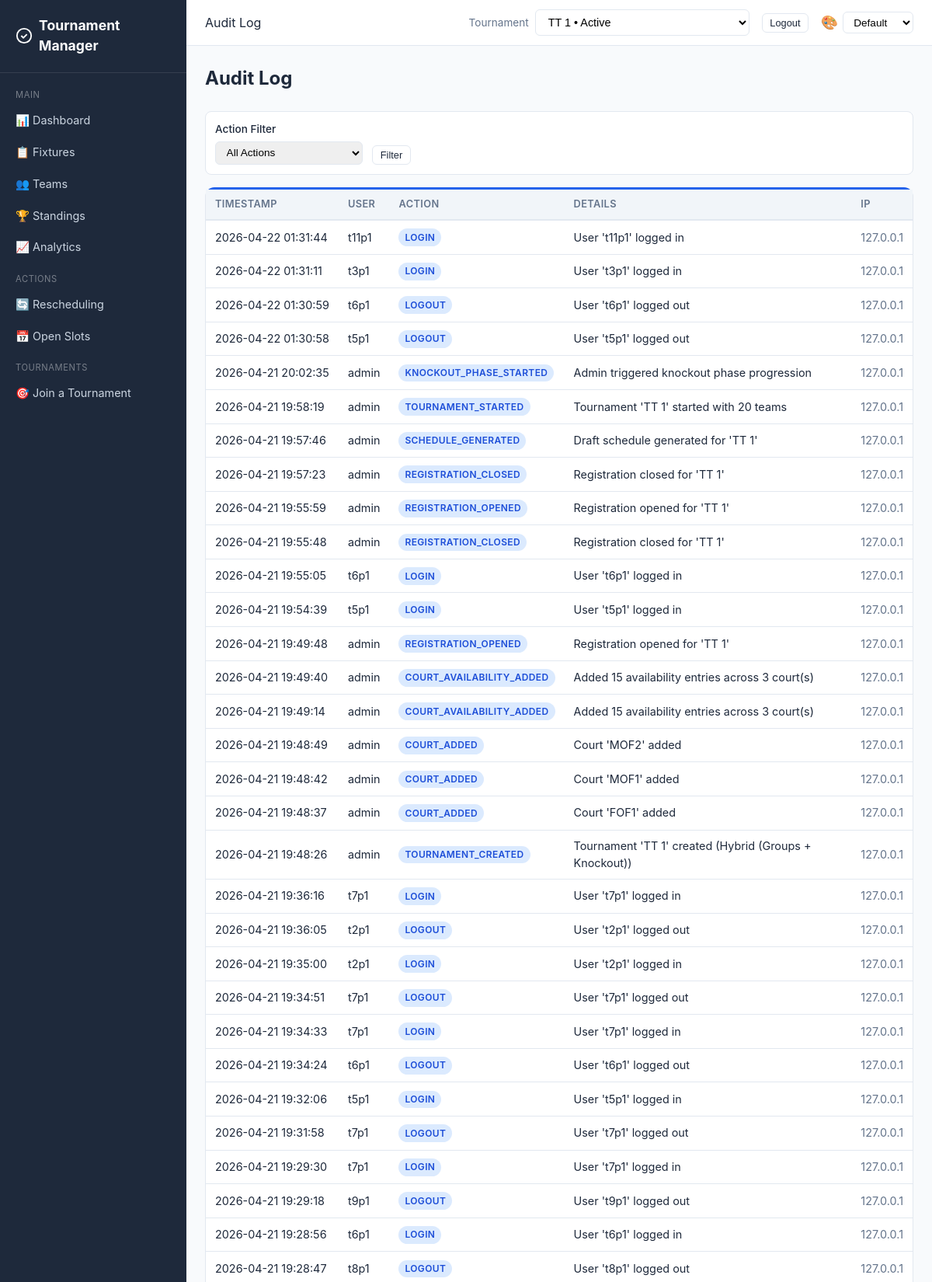
The page /audit-log/ (signed in, upper part) on the database its author committed.
### core/models.py (models this page shows, shortened)
class AuditLog(models.Model):
    user = models.ForeignKey(
        User, on_delete=models.SET_NULL, null=True, blank=True
    )
    action = models.CharField(max_length=100)
    details = models.TextField(default="")
    ip_address = models.GenericIPAddressField(null=True, blank=True)
    timestamp = models.DateTimeField(auto_now_add=True)
    tournament = models.ForeignKey(
        Tournament, on_delete=models.CASCADE, null=True, blank=True, related_name="audit_logs"
    )
    class Meta:
        ordering = ["-timestamp"]

### core/views.py (the view)
# urls.py: path("audit-log/", views.audit_log_view, name="audit_log"),
@login_required
def audit_log_view(request):
    tournament = _get_tournament(request)
    logs = AuditLog.objects.select_related("user")
    if tournament:
        logs = logs.filter(Q(tournament=tournament) | Q(tournament__isnull=True))
    action_filter = request.GET.get("action", "")
    if action_filter:
        logs = logs.filter(action=action_filter)
    page = _safe_page_param(request)
    per_page = 50
    total = logs.count()
    total_pages = max(1, (total + per_page - 1) // per_page)
    page = min(page, total_pages)
    logs = logs[(page - 1) * per_page : page * per_page]
    actions = AuditLog.objects.values_list("action", flat=True).distinct()
    return render(request, "core/audit_log.html", {
        "logs": logs, "actions": actions, "action_filter": action_filter,
        "page": page, "total_pages": total_pages, "page_range": range(1, total_pages + 1),
        **_tournament_context(request, tournament),
    })

### core/views.py (called while the page is built)
def _is_organizer(user):
    return user.is_staff or user.is_superuser

def _safe_page_param(request, default=1):
    raw = request.GET.get("page", default)
    try:
        page = int(raw)
    except (TypeError, ValueError):
        return default
    return page if page > 0 else default

### templates/core/audit_log.html (shortened to what this page needs)
{% extends "core/base.html" %}
{% block page_header %}Audit Log{% endblock %}
{% block content %}
<h1 class="page-title">Audit Log</h1>
<form method="get" class="filters">
    <div class="form-group" style="margin-bottom:0">
        <label>Action Filter</label>
        <select name="action">
            <option value="">All Actions</option>
        </select>
    </div>
    <div class="form-group" style="margin-bottom:0;align-self:flex-end;">
        <button type="submit" class="btn btn-outline btn-sm">Filter</button>
    </div>
</form>
<div class="card">
    <div class="table-container">
    <table>
        <thead>
            <tr><th>Timestamp</th><th>User</th><th>Action</th><th>Details</th><th>IP</th></tr>
        </thead>
        <tbody>
        {% for log in logs %}
        <tr>
            <td style="white-space:nowrap;">{{ log.timestamp|date:"Y-m-d H:i:s" }}</td>
            <td>{{ log.user.username|default:"-" }}</td>
            <td><span class="badge badge-upcoming">{{ log.action }}</span></td>
            <td style="max-width:500px;overflow:hidden;text-overflow:ellipsis;">{{ log.details|truncatechars:100 }}</td>
            <td class="text-muted">{{ log.ip_address|default:"-" }}</td>
        </tr>
        {% empty %}
        <tr><td colspan="5" class="text-center text-muted">No log entries.</td></tr>
        {% endfor %}
        </tbody>
    </table>
    </div>
</div>
{% endblock %}

### static/css/style.css (style rules this page uses)
:root { --primary: #2563eb; --primary-dark: #1d4ed8; --success: #16a34a; --warning: #d97706; --danger: #dc2626; --info: #0891b2; --bg: #f8fafc; --bg-card: #ffffff; --text: #1e293b; --text-muted: #64748b; --border: #e2e8f0; --sidebar-bg: #1e293b; --sidebar-text: #cbd5e1; --sidebar-active: #2563eb; }
* { box-sizing: border-box; margin: 0; padding: 0; }
body { font-family: -apple-system, BlinkMacSystemFont, 'Segoe UI', Roboto, sans-serif; background: var(--bg); color: var(--text); line-height: 1.5; }
.page-title { font-size: 1.5rem; font-weight: 700; margin-bottom: 1.5rem; }
.card { background: var(--bg-card); border: 1px solid var(--border); border-top: 3px solid var(--primary); border-radius: 12px; margin-bottom: 1rem; }
.table-container { overflow-x: auto; }
table { width: 100%; border-collapse: collapse; font-size: 0.9rem; }
th { background: #f1f5f9; padding: 0.6rem 0.75rem; text-align: left; font-weight: 600; font-size: 0.8rem; text-transform: uppercase; letter-spacing: 0.03em; color: var(--text-muted); border-bottom: 2px solid var(--border); white-space: nowrap; }
td { padding: 0.6rem 0.75rem; border-bottom: 1px solid var(--border); vertical-align: middle; }
.badge { display: inline-block; padding: 0.15rem 0.5rem; border-radius: 9999px; font-size: 0.75rem; font-weight: 600; text-transform: uppercase; letter-spacing: 0.03em; }
.badge-upcoming { background: #dbeafe; color: #1d4ed8; }
.btn { display: inline-flex; align-items: center; gap: 0.4rem; padding: 0.45rem 0.9rem; border-radius: 6px; font-size: 0.85rem; font-weight: 500; border: 1px solid transparent; cursor: pointer; text-decoration: none; transition: all 0.15s; white-space: nowrap; }
.btn-outline { background: white; border-color: var(--border); color: var(--text); }
.btn-sm { padding: 0.25rem 0.6rem; font-size: 0.8rem; }
.form-group { margin-bottom: 1rem; }
.form-group label { display: block; margin-bottom: 0.3rem; font-weight: 500; font-size: 0.85rem; }
.filters { display: flex; gap: 0.75rem; flex-wrap: wrap; margin-bottom: 1rem; padding: 0.75rem; background: var(--bg-card); border: 1px solid var(--border); border-radius: 8px; }
.filters select, .filters input { padding: 0.35rem 0.6rem; border: 1px solid var(--border); border-radius: 6px; font-size: 0.85rem; }
.text-muted { color: var(--text-muted); }

### rows shown on the page
AuditLog: timestamp "2026-04-22 01:31:44", user.username "t11p1", action "LOGIN", details "User 't11p1' logged in", ip_address "127.0.0.1"
AuditLog: timestamp "2026-04-22 01:31:11", user.username "t3p1", action "LOGIN", details "User 't3p1' logged in", ip_address "127.0.0.1"
AuditLog: timestamp "2026-04-22 01:30:59", user.username "t6p1", action "LOGOUT", details "User 't6p1' logged out", ip_address "127.0.0.1"
AuditLog: timestamp "2026-04-22 01:30:58", user.username "t5p1", action "LOGOUT", details "User 't5p1' logged out", ip_address "127.0.0.1"
AuditLog: timestamp "2026-04-21 20:02:35", user.username "admin", action "KNOCKOUT_PHASE_STARTED", details "Admin triggered knockout phase progression", ip_address "127.0.0.1"
AuditLog: timestamp "2026-04-21 19:58:19", user.username "admin", action "TOURNAMENT_STARTED", details "Tournament 'TT 1' started with 20 teams", ip_address "127.0.0.1"
AuditLog: timestamp "2026-04-21 19:57:46", user.username "admin", action "SCHEDULE_GENERATED", details "Draft schedule generated for 'TT 1'", ip_address "127.0.0.1"
AuditLog: timestamp "2026-04-21 19:57:23", user.username "admin", action "REGISTRATION_CLOSED", details "Registration closed for 'TT 1'", ip_address "127.0.0.1"
AuditLog: timestamp "2026-04-21 19:55:59", user.username "admin", action "REGISTRATION_OPENED", details "Registration opened for 'TT 1'", ip_address "127.0.0.1"
AuditLog: timestamp "2026-04-21 19:55:48", user.username "admin", action "REGISTRATION_CLOSED", details "Registration closed for 'TT 1'", ip_address "127.0.0.1"
AuditLog: timestamp "2026-04-21 19:55:05", user.username "t6p1", action "LOGIN", details "User 't6p1' logged in", ip_address "127.0.0.1"
AuditLog: timestamp "2026-04-21 19:54:39", user.username "t5p1", action "LOGIN", details "User 't5p1' logged in", ip_address "127.0.0.1"
AuditLog: timestamp "2026-04-21 19:49:48", user.username "admin", action "REGISTRATION_OPENED", details "Registration opened for 'TT 1'", ip_address "127.0.0.1"
AuditLog: timestamp "2026-04-21 19:49:40", user.username "admin", action "COURT_AVAILABILITY_ADDED", details "Added 15 availability entries across 3 court(s)", ip_address "127.0.0.1"
AuditLog: timestamp "2026-04-21 19:49:14", user.username "admin", action "COURT_AVAILABILITY_ADDED", details "Added 15 availability entries across 3 court(s)", ip_address "127.0.0.1"
AuditLog: timestamp "2026-04-21 19:48:49", user.username "admin", action "COURT_ADDED", details "Court 'MOF2' added", ip_address "127.0.0.1"
AuditLog: timestamp "2026-04-21 19:48:42", user.username "admin", action "COURT_ADDED", details "Court 'MOF1' added", ip_address "127.0.0.1"
AuditLog: timestamp "2026-04-21 19:48:37", user.username "admin", action "COURT_ADDED", details "Court 'FOF1' added", ip_address "127.0.0.1"
AuditLog: timestamp "2026-04-21 19:48:26", user.username "admin", action "TOURNAMENT_CREATED", details "Tournament 'TT 1' created (Hybrid (Groups + Knockout))", ip_address "127.0.0.1"
AuditLog: timestamp "2026-04-21 19:36:16", user.username "t7p1", action "LOGIN", details "User 't7p1' logged in", ip_address "127.0.0.1"
AuditLog: timestamp "2026-04-21 19:36:05", user.username "t2p1", action "LOGOUT", details "User 't2p1' logged out", ip_address "127.0.0.1"
AuditLog: timestamp "2026-04-21 19:35:00", user.username "t2p1", action "LOGIN", details "User 't2p1' logged in", ip_address "127.0.0.1"
AuditLog: timestamp "2026-04-21 19:34:51", user.username "t7p1", action "LOGOUT", details "User 't7p1' logged out", ip_address "127.0.0.1"
AuditLog: timestamp "2026-04-21 19:34:33", user.username "t7p1", action "LOGIN", details "User 't7p1' logged in", ip_address "127.0.0.1"
AuditLog: timestamp "2026-04-21 19:34:24", user.username "t6p1", action "LOGOUT", details "User 't6p1' logged out", ip_address "127.0.0.1"
AuditLog: timestamp "2026-04-21 19:32:06", user.username "t5p1", action "LOGIN", details "User 't5p1' logged in", ip_address "127.0.0.1"
AuditLog: timestamp "2026-04-21 19:31:58", user.username "t7p1", action "LOGOUT", details "User 't7p1' logged out", ip_address "127.0.0.1"
AuditLog: timestamp "2026-04-21 19:29:30", user.username "t7p1", action "LOGIN", details "User 't7p1' logged in", ip_address "127.0.0.1"
AuditLog: timestamp "2026-04-21 19:29:18", user.username "t9p1", action "LOGOUT", details "User 't9p1' logged out", ip_address "127.0.0.1"
AuditLog: timestamp "2026-04-21 19:28:56", user.username "t6p1", action "LOGIN", details "User 't6p1' logged in", ip_address "127.0.0.1"
AuditLog: timestamp "2026-04-21 19:28:47", user.username "t8p1", action "LOGOUT", details "User 't8p1' logged out", ip_address "127.0.0.1"

### other values the page prints
form field tournament_id "TT 1 • Active"
